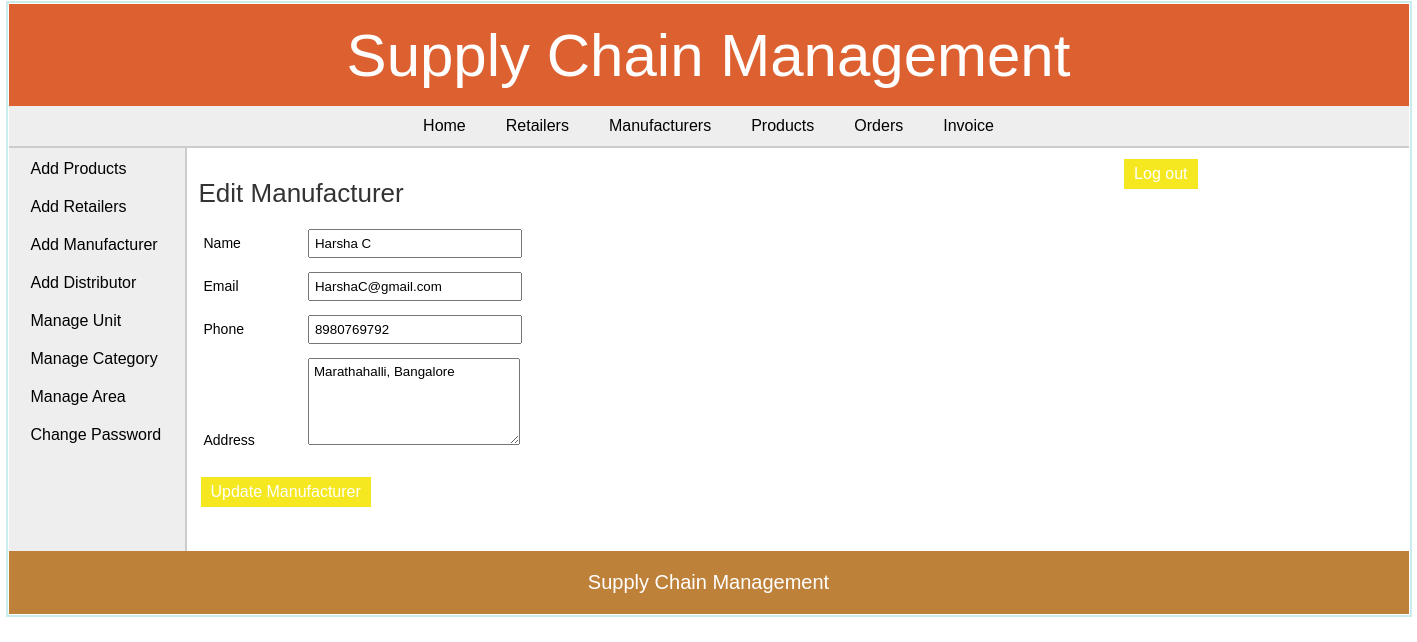
Page /admin/edit_distributor.php?id=1 (signed in) on the committed database.
### tables this page shows
CREATE TABLE `distributor` (
  `dist_id` int(11) NOT NULL,
  `dist_name` varchar(25) NOT NULL,
  `dist_email` varchar(50) DEFAULT NULL,
  `dist_phone` varchar(10) NOT NULL,
  `dist_address` varchar(200) DEFAULT NULL
);

### admin/edit_distributor.php (the view, shortened to what this page needs)
<?php
	include("../includes/config.php");
	if(isset($_SESSION['admin_login'])) {
		if($_SESSION['admin_login'] == true) {
			$id = $_GET['id'];
			$query_selectDistDetails = "SELECT * FROM distributor WHERE dist_id='$id'";
			$result_selectDistDetails = mysqli_query($con,$query_selectDistDetails);
			$row_selectDistDetails = mysqli_fetch_array($result_selectDistDetails);
			$nameErr = $emailErr = $phoneErr = $requireErr = $confirmMessage = "";
		}
		else {
			header('Location:../index.php');
		}
	}
	else {
		header('Location:../index.php');
	}
?>
<!DOCTYPE html>
<html>
<head>
	<link rel="stylesheet" href="../includes/main_style.css" >
</head>
<body>
	<?php
		include("../includes/header.inc.php");
		include("../includes/nav_admin.inc.php");
		include("../includes/aside_admin.inc.php");
	?>
	<section>
		<h1>Edit Manufacturer</h1>
		<form action="" method="POST" class="form">
		<ul class="form-list">
		<li>
			<div class="label-block"> <label for="distributor:name">Name</label> </div>
			<div class="input-box"> <input type="text" id="distributor:name" name="txtDistributorName" placeholder="Name" value="<?php echo $row_selectDistDetails['dist_name']; ?>" required /> </div> <span class="error_message"><?php echo $nameErr; ?></span>
		</li>
		<li>
			<div class="label-block"> <label for="distributor:email">Email</label> </div>
			<div class="input-box"> <input type="text" id="distributor:email" name="txtDistributorEmail" placeholder="Email" value="<?php echo $row_selectDistDetails['dist_email']; ?>" required /> </div> <span class="error_message"><?php echo $emailErr; ?></span>
		</li>
		<li>
			<div class="label-block"> <label for="distributor:phone">Phone</label> </div>
			<div class="input-box"> <input type="text" id="distributor:phone" name="txtDistributorPhone" placeholder="Phone" value="<?php echo $row_selectDistDetails['dist_phone']; ?>" /> </div> <span class="error_message"><?php echo $phoneErr; ?></span>
		</li>
		<li>
			<div class="label-block"> <label for="distributor:address">Address</label> </div>
			<div class="input-box"> <textarea type="text" id="distributor:address" name="txtDistributorAddress" placeholder="Address"><?php echo $row_selectDistDetails['dist_address']; ?></textarea> </div>
		</li>
		<li>
			<input type="submit" value="Update Manufacturer" class="submit_button" /> <span class="error_message"> <?php echo $requireErr; ?> </span><span class="confirm_message"> <?php echo $confirmMessage; ?> </span>
		</li>
		</ul>
		</form>
	</section>
	<?php
		include("../includes/footer.inc.php");
	?>
</body>
</html>

### includes/main_style.css (style rules this page uses)
* { font-family: arial,sans-serif; margin:0px; padding:1px; }
body { width:1400px; margin:auto; border:2px solid #cbecec; }
li { list-style:none; margin:0px; }
label { margin:5px 1px; font-size:14px; }
.label-block { display:inline-block; width:100px; }
.input-box { display:inline-block; margin:5px 0px; }
.input-box input { width:200px; padding:5px 5px; margin:auto; }
.input-box textarea { width:200px; height:75px; padding:5px 5px; }
.submit_button { font-size:16px; margin-top:20px; margin-right:20px; padding:6px 10px; background-color:#f5e720; border:none; color:white; }
.error_message { margin-left:5px; color:red; }
.confirm_message { margin-left:5px; color:rgb(197, 224, 197); }
section { width:1000px; padding:10px; padding-bottom:40px; }
section h1 { margin-bottom:10px; font-weight:normal; color:#333; font-size: 26px; }

### rows in the picture
distributor: txtDistributorName "Harsha C", txtDistributorEmail "HarshaC@gmail.com", txtDistributorPhone "8980769792", txtDistributorAddress "Marathahalli, Bangalore"
